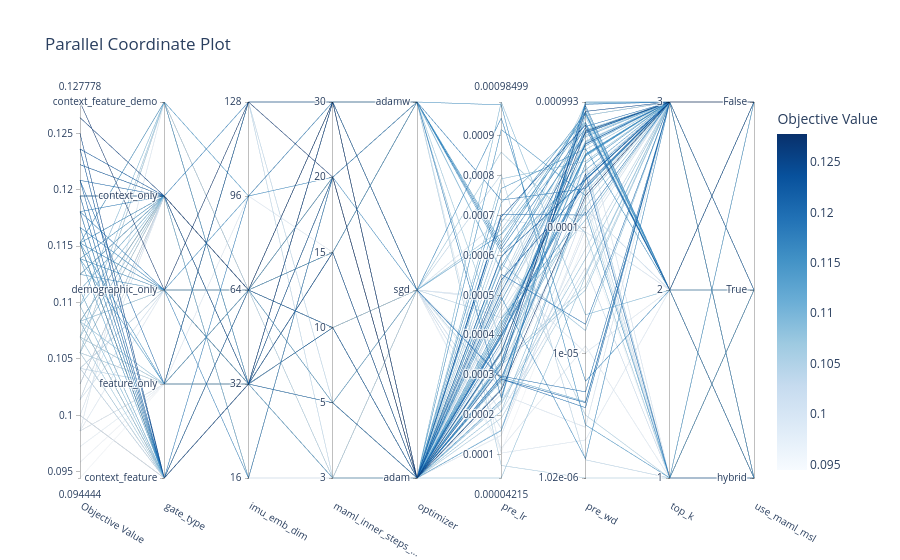

The code cell stored with this chart in its notebook:
### Code cell
# Calculate parameter importance first
importance = optuna.importance.get_param_importances(study)

# Get the names of the top 8 most influential hyperparameters
top_params = list(importance.keys())[:8]

# Now, only plot those 8 in your interaction plots
## Still too much going on in these plots...
#fig_contour = vis.plot_contour(study, params=top_params)
#fig_contour.show()

fig_parallel = vis.plot_parallel_coordinate(study, params=top_params)
fig_parallel.show()
